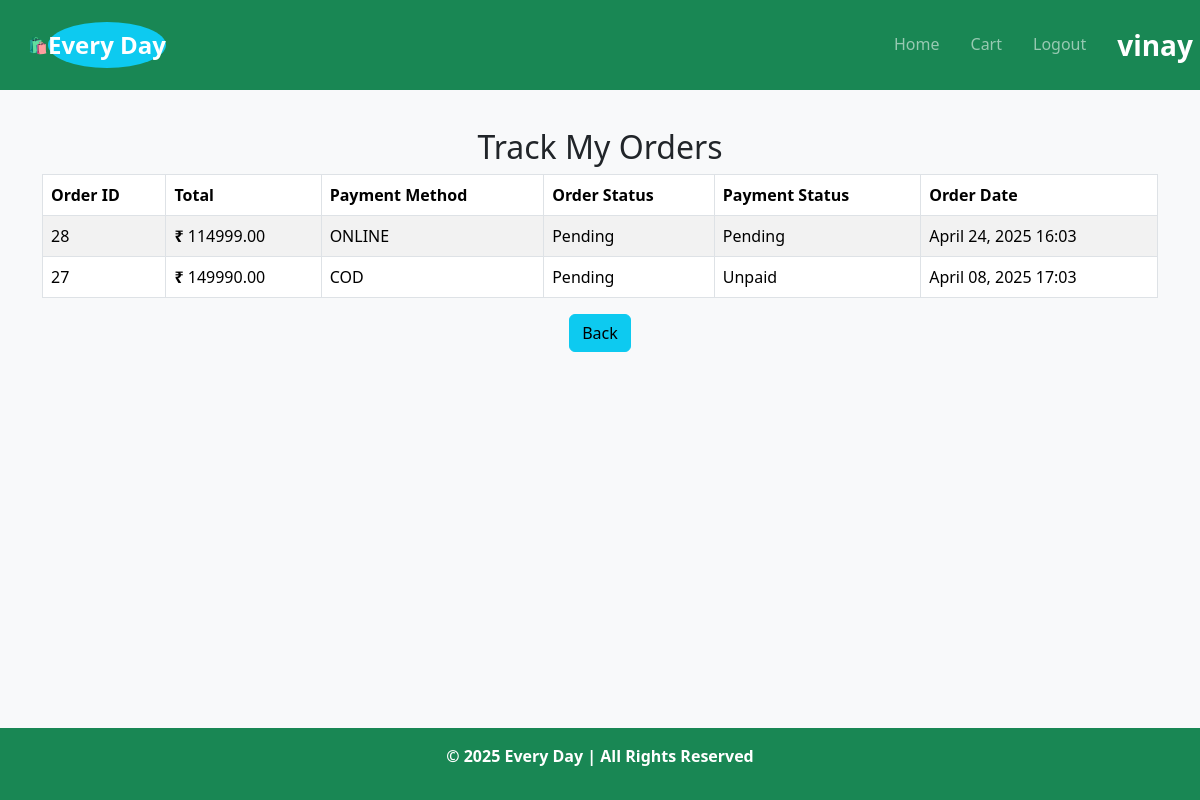
The app's page /track-orders/ (signed in), older data.
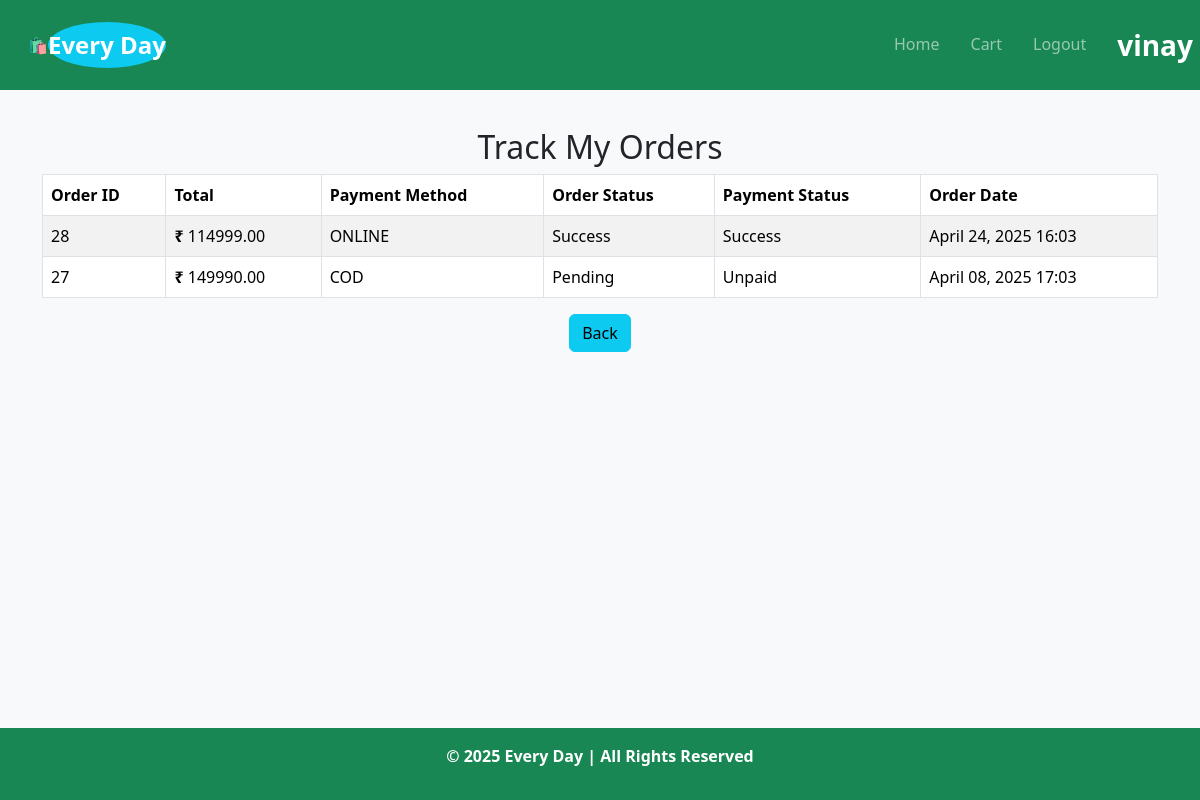
The same page, newer data.
### Store/models.py (models this page shows, shortened)
class Order(models.Model):
    PAYMENT_METHOD_CHOICES = [
        ('COD'),
        ('ONLINE')
    ]
    PAYMENT_STATUS_CHOICES = [
        ('Unpaid', 'Unpaid'),
        ('Paid', 'Paid')
    ]
    ORDER_STATUS_CHOICES = [
        ('Pending', 'Pending'),
        ('Shipped', 'Shipped'),
        ('Delivered', 'Delivered'),
        ('Cancelled', 'Cancelled')
    ]
    user = models.ForeignKey(User, on_delete=models.CASCADE)
    total = models.DecimalField(max_digits=10, decimal_places=2)
    created_at = models.DateTimeField(auto_now_add=True)
    status = models.CharField(max_length=20, default='Pending')
    payment_status = models.CharField(max_length=20, default='Unpaid')
    payment_method = models.CharField(max_length=50, default='COD')

### Store/views.py (the view)
# urls.py: path('track-orders/', views.track_orders, name='track_orders'),
@login_required
def track_orders(request):
    orders = Order.objects.filter(user=request.user).order_by('-created_at')
    return render(request, 'store/track_order.html', {'orders': orders})

### Store/templates/store/track_order.html (shortened to what this page needs)
{% extends 'store/base.html' %}
{% load static%}
    {% block content %}
    <h2 class="text-center" style="margin-top: 8rem;">Track My Orders</h2>
    {% if orders %}
        <table class="table table-bordered table-striped">
            <thead>
                <tr>
                    <th>Order ID</th>
                    <th>Total</th>
                    <th>Payment Method</th>
                    <th>Order Status</th>
                    <th>Payment Status</th>
                    <th>Order Date</th>
                </tr>
            </thead>
            <tbody>
                {% for order in orders %}
                    <tr>
                        <td>{{ order.id }}</td>
                        <td><span class="fw-bold">₹</span>  {{ order.total }}</td>
                        <td>{{ order.payment_method }}</td>
                        <td>{{ order.status }}</td>
                        <td>{{ order.payment_status }}</td>
                        <td>{{ order.created_at|date:"F d, Y H:i" }}</td>
                    </tr>
                {% endfor %}
            </tbody>
        </table>
        <div class="m-3 d-flex justify-content-center align-items-center justify-content-center flex-column">
            <a href="{% url 'profile' %}" class="btn btn-info">Back</a>
        </div>
    {% else %}
        <p id="empty">You have no orders yet. </p>
        <a href="{% url 'home' %}" class="btn btn-info">Start shopping now!</a>
    {% endif %}
    {% endblock %}

Row changes from the older to the newer data that the page shows:
changed Order "ONLINE": status "Pending" → "Success"; payment_status "Pending" → "Success"
